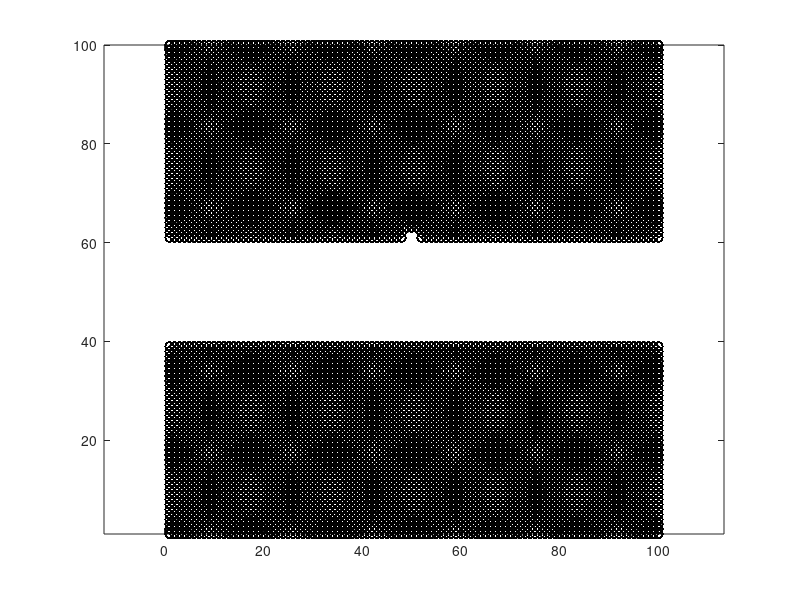

MATLAB code for this plot: (Note: this script raises an error after producing the figure.)
% Creates a box with a slice
function create_box_with_bump()
    voxels = 100;
    N = [voxels voxels voxels];
    A = zeros(N);
    center = voxels / 2;

    for i=1:voxels
        for j=1:voxels
            for k=1:voxels
                dj = j - center;

                if abs(dj)>center*0.2
                    A(i,j,k) = 1;
                end
                
                if dj>(center*0.2) && abs(dj)<(center*0.2+3) && abs(i-center) < 2
                    A(i,j,k) = 0;
                end
            end
        end
    end
    
    x = zeros(voxels,1);
    y = zeros(voxels,1);
    z = zeros(voxels,1);
    count = 1;
    for i=1:voxels
        for j=1:voxels
            for k=1:voxels
                if A(i,j,k)==1
                    x(count) = i;
                    y(count) = j;
                    z(count) = k;
                    count = count + 1;
                end
            end
        end
    end

    %plot3(x,y,z,'ko')
    plot(x,y,'ko')
    axis('equal')
    
    fid = fopen('/projects/master/code/worlds/box_with_bump_m.bin', 'w');
    fwrite(fid, N, 'uint');
    fwrite(fid, A, 'unsigned char');
    fclose(fid);
end